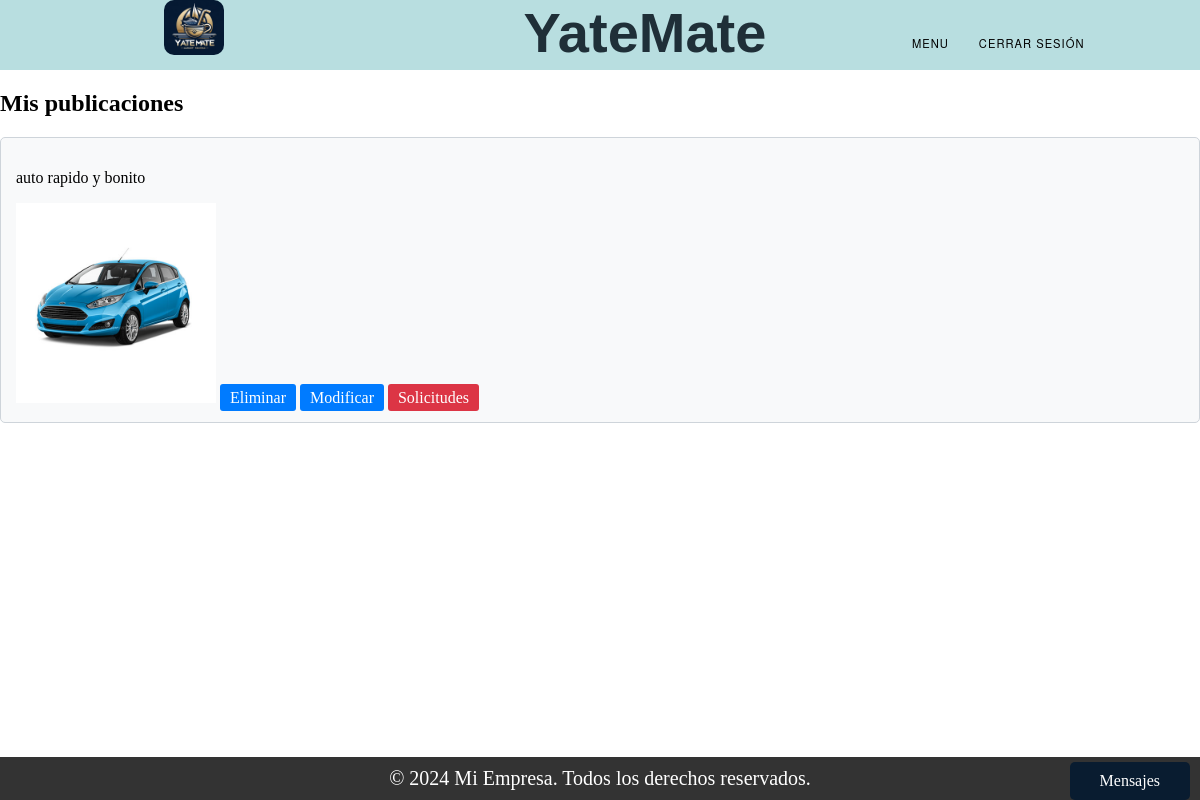
/mis_publicaciones/ (signed in), run on an earlier commit of the app's database.
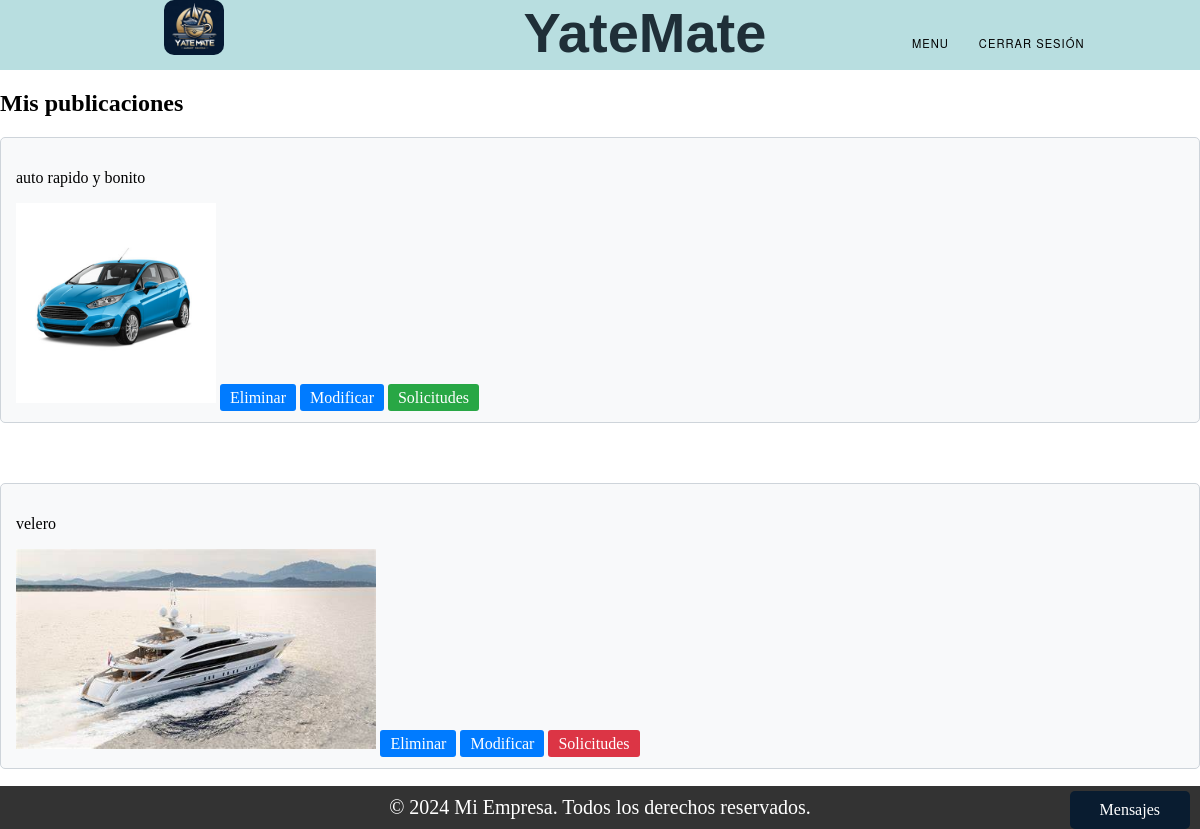
And on a later commit of the database.
### Trueque/models.py (models this page shows, shortened)
class Publicacion_ObjetoValioso(models.Model):
    ESTADO_CHOICES = (
        ('Vigente', 'Vigente'),
        ('Proceso', 'Proceso'),
        ('Finalizado', 'Finalizado'),
    )
    tipo = models.CharField(max_length=100)
    marca = models.CharField(max_length=100)
    descripcion = models.TextField()
    estado = models.CharField(max_length=50)
    matricula = models.CharField(max_length=50)  # Agregado el campo matricula
    dueño = models.ForeignKey(User, on_delete=models.SET_NULL, null=True)
    foto = models.ImageField(upload_to='static/img_o/')

class Publicacion_Embarcacion(models.Model):
    ESTADO_CHOICES = (
        ('Vigente', 'Vigente'),
        ('Proceso', 'Proceso'),
        ('Finalizado', 'Finalizado'),
    )
    embarcacion = models.ForeignKey(Embarcacion, on_delete=models.CASCADE)
    descripcion = models.TextField()
    estado = models.CharField(max_length=50)

### Register/models.py (models this page shows, shortened)
class Embarcacion(models.Model):
    TIPOS = (
        ('Velero', 'Velero'),
        ('Yate', 'Yate'),
        ('Lancha', 'Lancha'),
        ('Barco', 'Barco'),
    )
    eslora = models.FloatField()
    manga = models.FloatField()
    calado = models.FloatField()
    matricula = models.CharField(max_length=20, unique=True)
    nombre_fantasia = models.CharField(max_length=255)
    foto = models.ImageField(upload_to='static/img_b', null=True, blank=True)
    dueno = models.ForeignKey(User, on_delete=models.SET_NULL, null=True)
    tipo = models.CharField(max_length=20, choices=TIPOS)

### Trueque/views.py (the view)
# urls.py: path("mis_publicaciones/", views.mis_publicaciones, name="ver_mis_publicaciones"),
def mis_publicaciones(request):
    user_id = request.session['user_id']
    objetos = Publicacion_ObjetoValioso.objects.filter(dueño=user_id)
    embarcaciones = Publicacion_Embarcacion.objects.filter(embarcacion__dueno_id=user_id)
    objetos_con_solicitudes = []
    embarcaciones_con_solicitudes = []
    for objeto in objetos:
        tiene_solicitudes = Solicitud_ObjetosValiosos.objects.filter(publicacion=objeto).exists()
        if tiene_solicitudes:
            objetos_con_solicitudes.append(objeto.id)
    for embarcacion in embarcaciones:
        tiene_solicitudes = Solicitud_Embarcaciones.objects.filter(publicacion=embarcacion).exists()
        if tiene_solicitudes:
            embarcaciones_con_solicitudes.append(embarcacion.id)
    return render(request, "ver_mis_publicaciones.html", {
        'objetos': objetos,
        'embarcaciones': embarcaciones,
        'objetos_con_solicitudes': objetos_con_solicitudes,
        'embarcaciones_con_solicitudes': embarcaciones_con_solicitudes,
    })

### Trueque/context_processors.py (called while the page is built)
def conversaciones_usuario(request):
    user_id = request.session.get('user_id')
    if user_id:
        conversaciones = Conversacion.objects.filter(Q(dueño_publicacion=user_id) | Q(solicitante=user_id))
        return {'conversaciones_usuario': conversaciones}
    else:
        return {'conversaciones_usuario': []}

### Trueque/models.py (called while the page is built)
    def get_mensajes(self):
        return Mensajes_chat.objects.filter(conversacion=self).order_by('enviado_a')

### Trueque/templates/ver_mis_publicaciones.html (shortened to what this page needs)
{% extends "base.html" %}
{% load static %}
{% block content %}
{% if objetos or embarcaciones %}
    {% if objetos %}
    <h2>Mis publicaciones</h2>
        {% for objeto in objetos %}
            <div class="card">
                <p>{{ objeto.descripcion|truncatechars:70 }}</p>
                {% if objeto.foto %}
                <img src="{{ objeto.foto.url }}" alt="" class="img-fluid"  style="max-width: 80%; max-height: 200px;">
                {% endif %}
                <a href={% url 'eliminar_objeto' objeto.id %} class="btn btn-card">Eliminar</a>
                <a href="#" class="btn btn-card">Modificar</a>
                {% if objeto.id in objetos_con_solicitudes %}
                    <a href={% url 'solicitudes_trueque_objeto' objeto.id %} class="btn btn-cardVerde" >Solicitudes</a>
                {% else %}
                    <a class="btn btn-cardRojo">Solicitudes</a>
                {% endif %}
            </div>
        {% endfor %}
    {% endif %}
    {% if embarcaciones %}
        {% for embarcacion in embarcaciones %}
            <div class="card">
                <p>{{ embarcacion.embarcacion.nombre_fantasia|truncatechars:70 }}</p>
                {% if embarcacion.embarcacion.foto %}
                <img src="{{ embarcacion.embarcacion.foto.url }}" alt="Foto de la embarcación" class="img-fluid"style="max-width: 80%; max-height: 200px;">
                {% endif %}
                <a href={% url 'eliminar_embarcacion' embarcacion.id %} class="btn btn-card">Eliminar</a>
                <a href="#" class="btn btn-card">Modificar</a>
                {% if embarcacion.id in embarcaciones_con_solicitudes %}
                    <a href={% url 'solicitudes_trueque_embarcacion' embarcacion.id %} class='btn btn-cardVerde'>Solicitudes</a>
                {% else %}
                    <a class="btn btn-cardRojo">Solicitudes</a>
                {% endif %}
            </div>
        {% endfor %}
    {% endif %}
{% else %}
    <p>Usted no cuenta con ninguna publicación.</p>
{% endif %}
{% endblock %}

### templates/base.html (shortened to what this page needs)
<!DOCTYPE html>
<html lang="es">
<head>
<link rel="stylesheet" href="styles.css">
</head>
<body>
{% include "partials/header.html" %}
{% block content %}{% endblock %}
{% include "partials/footer.html" %}
{% if request.session.user_type == 'Usuario' or request.session.user_type == 'Cliente' %}
        {% include 'partials/messages_bar.html' %}
{% endif %}
</body>
</html>

### templates/partials/header.html (shortened to what this page needs)
{% load static %}
<!DOCTYPE html>
<html lang="es">
<head>
<link rel="stylesheet" type="text/css" href="{% static 'css/styles.css' %}">
</head>
<body>
<header class="header1">
  <div class="navegacion">
    <div id="box-img">
      <img src="{% static 'img/iconY.jpg' %}" alt="Logo" >
    </div>
    <div class="titulo-cli">
      <h1>YateMate</h1>
    </div>
    <nav id="menu">
      <div id="div-nav">
        <ul>
          <li>
            <a href="#">Menu</a>
          </li>
          {% if request.session.user_id %}
            <li><a href="http://127.0.0.1:8000/login/logout">Cerrar sesión</a></li>
          {% else %}
            <li><a href="http://127.0.0.1:8000/login/">Iniciar sesión</a></li>
            <li><a href="http://127.0.0.1:8000/register/">Registrarse</a></li>
          {% endif %}
        </ul>
      </div>
    </nav>
  </div>
</header>
</body>
</html>

### templates/partials/footer.html (shortened to what this page needs)
<!DOCTYPE html>
<html lang="es">
<head>
</head>
<body>
<footer>
    <div class="container">
        <p>&copy; 2024 Mi Empresa. Todos los derechos reservados.</p>
    </div>
</footer>
</body>
</html>

### templates/partials/messages_bar.html (shortened to what this page needs)
<!DOCTYPE html>
<html lang="en">
<head>
</head>
<body>
<div class="mensaje-bar">Mensajes</div>
</body>
</html>

### static/css/styles.css (style rules this page uses)
body { margin: 0; padding: 0; }
.header1 { background-color: #b8dee0; width: 100%; height:70px; }
.navegacion { display: flex; align-items: flex-start; justify-content: flex-start; }
.titulo-cli { display: flex; align-items: flex-start; justify-content: flex-start; margin-left:140px; }
.titulo-cli h1 { font-family: 'Alumni Sans Pinstripe', sans-serif; font-size: 3.5rem; font-weight: 800; margin: 0 ; color: #1f2f38; }
#menu { display: flex; align-items: center; flex-direction: row; margin-top: 20px; width: 100%; height: 100%; margin-left: 50px; justify-content: center; }
#menu ul { list-style:none; margin:0; padding:0; }
#menu ul li { background-color:#b8dee0;; }
#menu ul a { display:block; color:black; text-decoration:none; font-weight:400; font-size:0.7rem; padding:6px; font-family:"HelveticaNeue", "Helvetica Neue", Helvetica, Arial, sans-serif; text-transform:uppercase; letter-spacing:1px; }
#menu ul li { position:relative; float:left; margin:0; padding:0; }
#box-img { display: flex; width: 100%; height: 100%; align-items: center; justify-content: center; }
#box-img img { width: 60px; height: 60px; border-radius: 10px; margin-left: 5px; margin-top: 4px; }
ul { list-style: none; }
li { list-style: none; }
.container { display: flex; width: 100%; height: 100%; align-items:center; justify-content: center; margin-top: 100px; margin-bottom: 100px; }

### templates/partials/header.html (style rules this page uses)
.header1 { position: relative; z-index: 1000; }
.navegacion { display: flex; justify-content: space-between; align-items: center; }
#menu { position: relative; }
#menu ul { list-style: none; padding: 0; margin: 0; }
#menu ul li { position: relative; display: inline-block; margin-right: 10px; }
#menu ul li a { text-decoration: none; padding: 10px; display: block; }
#box-img img { max-height: 55px; margin-top: -10px; }

### Trueque/templates/ver_mis_publicaciones.html (style rules this page uses)
.card { background-color: #f8f9fa; border: 1px solid #ced4da; border-radius: 5px; margin-bottom: 20px; padding: 15px; margin-bottom: 60px; }
.btn-card { background-color: #007bff; color: #fff; padding: 5px 10px; text-decoration: none; border-radius: 3px; }
.btn-cardVerde { background-color: #28a745; color: #fff; padding: 5px 10px; text-decoration: none; border-radius: 3px; }
.btn-cardRojo { background-color: #dc3545; color: #fff; padding: 5px 10px; text-decoration: none; border-radius: 3px; }

### templates/partials/footer.html (style rules this page uses)
footer { background-color: #333; color: #fff; padding: 10px 0; text-align: center; position: fixed; bottom: 0; width: 100%; }
.container { padding: 0; margin: 0; }
footer p { margin: 0; font-size: 20px; }
.mensaje-bar { position: fixed; bottom: 0px; right: 10px; background-color: #091c30; color: #fff; padding: 10px 30px;; border-radius: 5px; cursor: pointer; z-index: 1000; }

### templates/partials/messages_bar.html (style rules this page uses)
.mensaje-bar { position: fixed; bottom: 0px; right: 10px; background-color: #091c30; color: #fff; padding: 10px 30px; border-radius: 5px; cursor: pointer; z-index: 1000; }

What changed in the data, as far as the page shows it:
added Publicacion_Embarcacion: embarcacion.nombre_fantasia "velero", embarcacion.foto (picture), shows "Solicitudes"
